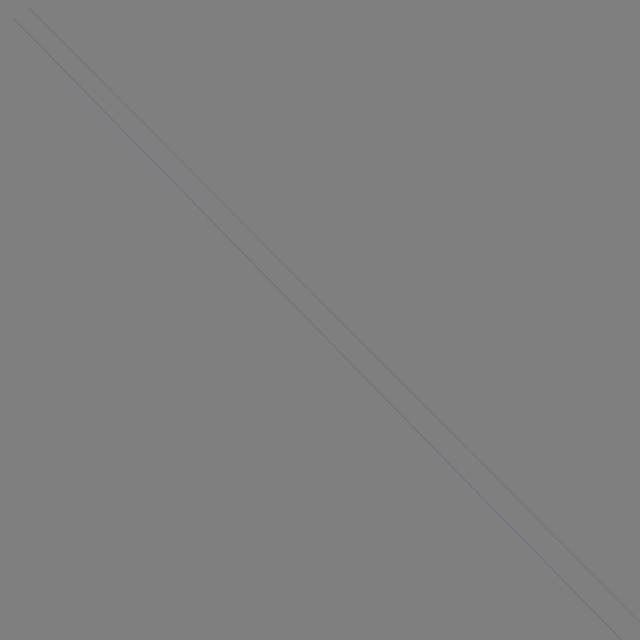
Frame 1 (no input)
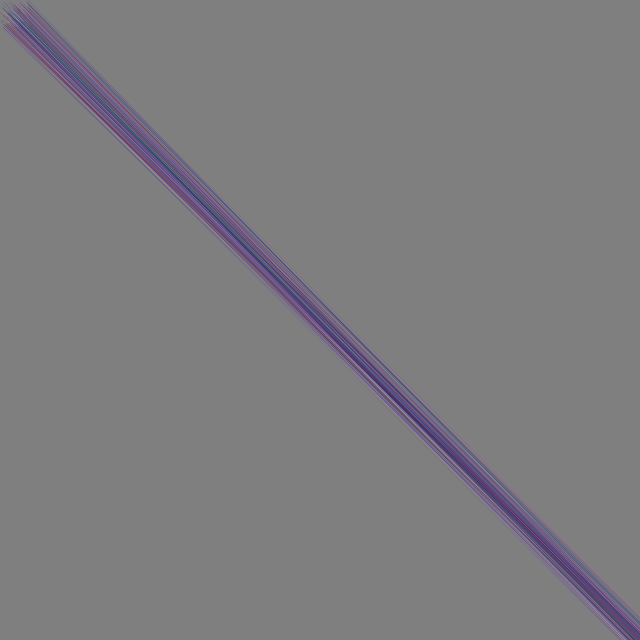
Frame 60 (the mouse pressed at the canvas centre just before this capture)
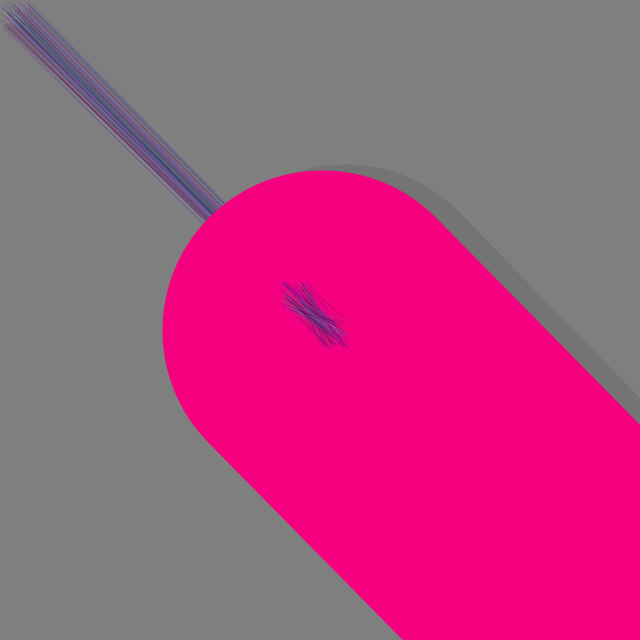
Frame 120 (the mouse held since frame 60 and released just before this capture)

The Processing sketch that drew these frames (run headless with seeded random() and noise(); from frame 60 on, the mouse is pressed at the canvas centre):

// Processing sketch: processing_37613
// ── processing_37613.pde

void setup() {
  size(640, 640);
  background(127);
  smooth();
}

void draw(){

  strokeWeight(abs(mouseY-pmouseY));
  int a = abs(mouseX-pmouseX);
  stroke(random(25)*a,50,random(255));
  
  line(mouseX+random(30), mouseY+random(30), -2*pmouseX+(920)+random(30), -2*pmouseY+(920)+random(30));
  println(a);

  strokeWeight(abs(mouseY-pmouseY));
  //int a = abs(mouseX-pmouseX);
  stroke(25 *random(10));
  line(mouseX+random(30), mouseY+random(30), -2*pmouseX+(920)+random(30), -2*pmouseY+(920)+random(30));
  
  stroke(random(255),0,random(255));
  line(mouseX+random(30), mouseY+random(30), -2*pmouseX+(920)+random(30), -2*pmouseY+(920)+random(30));

}
